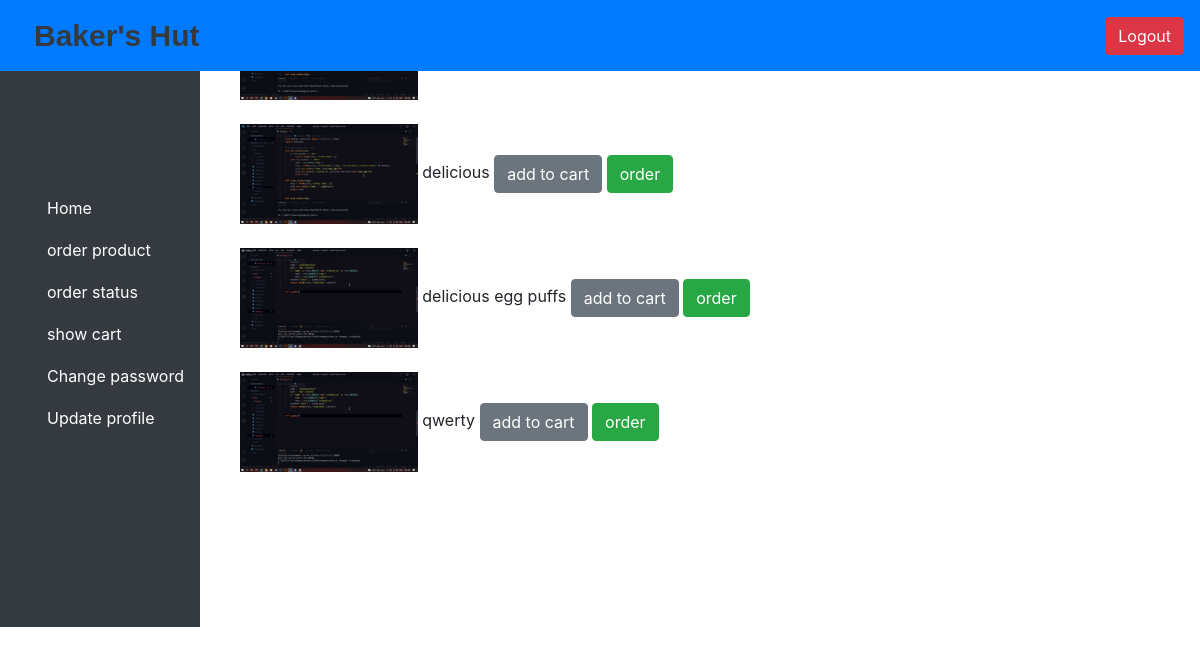
Page /shop/orderproducts/ (signed in) on the committed database.
### owner/models.py (models this page shows)
class Products(models.Model):
    name = models.CharField(max_length=50)
    cost = models.FloatField()
    stock = models.IntegerField()
    description = models.CharField(max_length=100)
    mfg = models.DateField(verbose_name='manufactured date')
    image = models.FileField(upload_to='images',max_length=300)
    status = models.BooleanField(default=True)

### shop/views.py (the view)
# urls.py: path('orderproducts/',orderProducts,name='shop_orderproduct'),
@login_required()
def orderProducts(request):
    prod = Products.objects.all()
    context = {'product':prod}
    if request.method == 'GET':
        return render(request,'orderproduct.html',context)

### customer/templates/orderproduct.html
<head><title>order product</title></head>
{% extends 'shared/custnavbar.html' %}
{% load static %}
{% block display %}
 <div class="bg-white" style="height: 500px;">
    {% for p in product %}
        <img src="{{p.image.url}}" alt="no image" height="100px">
        <p style="display: inline;">{{p.description}}</p>
        <a class="btn btn-secondary" href="{% url 'customer_cart' id=p.id %}">add to cart</a>
        <a class="btn btn-success" href="{% url 'customer_order' id=p.id %}">order</a>
        <br><br>
    {% endfor %}
 </div>
{% endblock display %}

### customer/templates/shared/custnavbar.html (shortened to what this page needs)
<!doctype html>
<html lang="en">
  <head>
    <link rel="stylesheet" href="https://stackpath.bootstrapcdn.com/bootstrap/4.3.1/css/bootstrap.min.css">
  </head>
  <body>
    <nav class="navbar navbar-expand-lg navbar-dark bg-primary fixed-top">
        <a class="navbar-brand text-dark" href="#"><b style="font-family: 'Gill Sans', 'Gill Sans MT', Calibri, 'Trebuchet MS', sans-serif;font-size: 30px;">Baker's Hut</b></a>
            <a href="{% url 'logout' %}" class="btn btn-danger"> Logout</a>
    </nav>
    <div style="float: left;width: 20%;">
        <nav class="navbar navbar-dark bg-dark fixed-left" style="max-width: 200px;height: 627px;">
            <br>
        <ul class="navbar-nav">
            <li class="nav-item">
                <a class="nav-link text-white" href="{% url 'customer_home' %}">Home</a>
            </li>
            <li class="nav-item">
                <a class="nav-link text-white" href="{% url 'customer_orderproduct' %}">order product</a>
            </li>
            <li class="nav-item">
                <a class="nav-link text-white" href="{% url 'customer_orderstatus' %}">order status</a>
            </li>
            <li class="nav-item">
                <a class="nav-link text-white" href="{% url 'customer_showcart' %}">show cart</a>
            </li>
            <li class="nav-item">
                <a class="nav-link text-white" href="{% url 'customer_changepassword' %}">Change password</a>
            </li>
            <li class="nav-item">
                <a class="nav-link text-white" href="{% url 'customer_updateprofile' %}">Update profile</a>
            </li>
        </ul>
    </nav>
</div>
<div style="float: right;width: 80%;">
    {% block display %}
    {% endblock display %}
</div>
 </body>
</html>

### customer/templates/shared/custnavbar.html (style rules this page uses)
.fixed-left { max-width: 170px; height: inherit; }
li a { text-decoration: none; color: #fff; font-weight: normal; padding: 0 20px; }
.nav-link::after { content: ''; display: block; width: 0; height: 2px; background: #fff; transition: width .3s; }

### rows in the picture
Products: image (picture), description "delicious"
Products: image (picture), description "delicious egg puffs"
Products: image (picture), description "qwerty"
